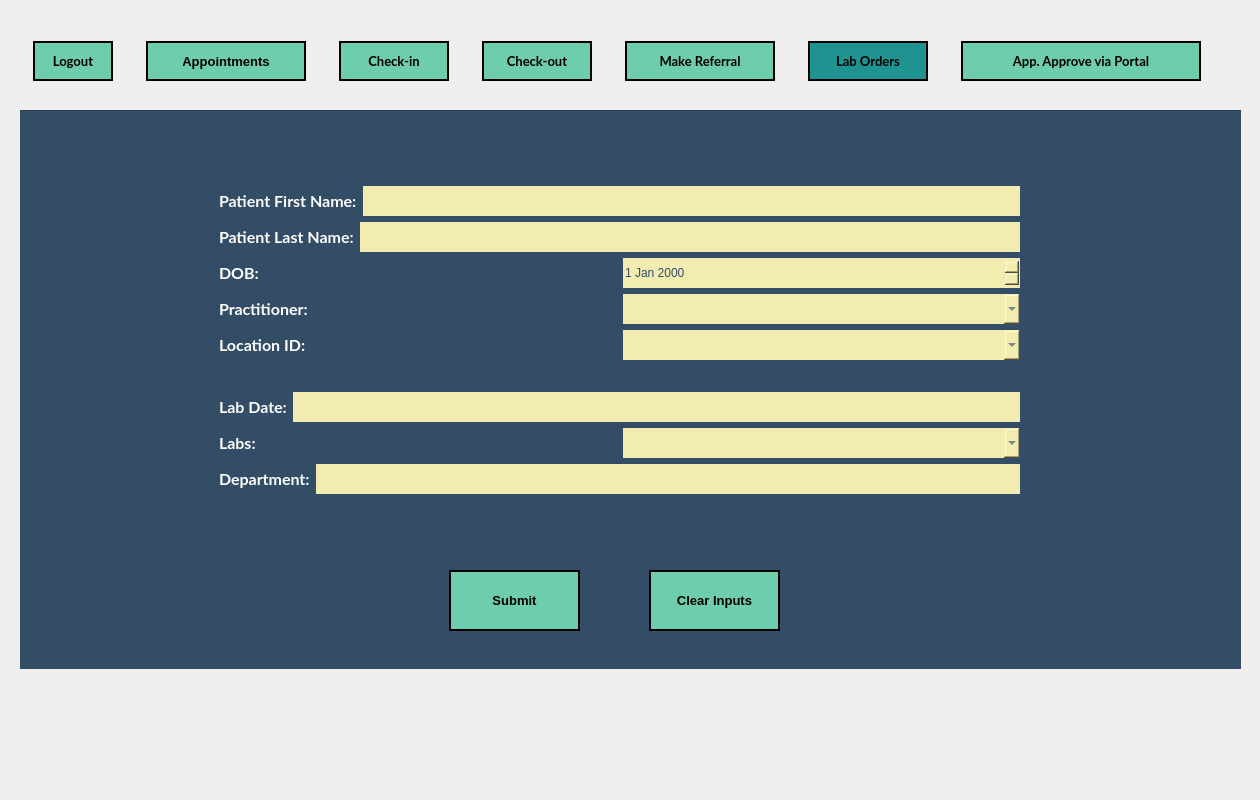
<?xml version="1.0" encoding="UTF-8"?>
<ui version="4.0">
 <class>MainWindow</class>
 <widget class="QMainWindow" name="MainWindow">
  <property name="geometry">
   <rect>
    <x>0</x>
    <y>0</y>
    <width>1260</width>
    <height>800</height>
   </rect>
  </property>
  <property name="minimumSize">
   <size>
    <width>1260</width>
    <height>800</height>
   </size>
  </property>
  <property name="maximumSize">
   <size>
    <width>1260</width>
    <height>800</height>
   </size>
  </property>
  <property name="windowTitle">
   <string>Forsyth Family Practice Center - [ TEMPLATE ]</string>
  </property>
  <property name="styleSheet">
   <string notr="true">border-image: url(:/newPrefix/imgs/app-bg.png);

QGroupBox, QFrame {
	border-image: none;
	border: none;
}</string>
  </property>
  <widget class="QWidget" name="centralwidget">
   <widget class="QGroupBox" name="groupBox_NavBar">
    <property name="geometry">
     <rect>
      <x>20</x>
      <y>40</y>
      <width>1221</width>
      <height>80</height>
     </rect>
    </property>
    <property name="styleSheet">
     <string notr="true">border: none; border-image: none;</string>
    </property>
    <property name="title">
     <string/>
    </property>
    <widget class="QWidget" name="layoutWidget">
     <property name="geometry">
      <rect>
       <x>0</x>
       <y>0</y>
       <width>1201</width>
       <height>42</height>
      </rect>
     </property>
     <layout class="QHBoxLayout" name="Layout_NavBar">
      <property name="spacing">
       <number>20</number>
      </property>
      <item>
       <widget class="QPushButton" name="Nav_LogoutBtn">
        <property name="minimumSize">
         <size>
          <width>80</width>
          <height>40</height>
         </size>
        </property>
        <property name="maximumSize">
         <size>
          <width>60</width>
          <height>16777215</height>
         </size>
        </property>
        <property name="font">
         <font>
          <family>Lato</family>
          <pointsize>10</pointsize>
          <weight>75</weight>
          <bold>true</bold>
         </font>
        </property>
        <property name="cursor">
         <cursorShape>PointingHandCursor</cursorShape>
        </property>
        <property name="styleSheet">
         <string notr="true">QPushButton {
	border-image: none;
	background-color: #6ECCAF;
	color: black;
	border: 2px solid black;
}

QPushButton::hover {
	background-color: rgb(14, 81, 85);
	color: white;
}</string>
        </property>
        <property name="text">
         <string>Logout</string>
        </property>
       </widget>
      </item>
      <item>
       <widget class="QPushButton" name="Nav_Appointments">
        <property name="sizePolicy">
         <sizepolicy hsizetype="Preferred" vsizetype="Fixed">
          <horstretch>0</horstretch>
          <verstretch>0</verstretch>
         </sizepolicy>
        </property>
        <property name="minimumSize">
         <size>
          <width>160</width>
          <height>40</height>
         </size>
        </property>
        <property name="maximumSize">
         <size>
          <width>90</width>
          <height>16777215</height>
         </size>
        </property>
        <property name="font">
         <font>
          <family>MS Shell Dlg 2</family>
          <pointsize>10</pointsize>
          <weight>75</weight>
          <bold>true</bold>
         </font>
        </property>
        <property name="cursor">
         <cursorShape>PointingHandCursor</cursorShape>
        </property>
        <property name="autoFillBackground">
         <bool>false</bool>
        </property>
        <property name="styleSheet">
         <string notr="true">QPushButton {
	border-image: none;
	background-color: #6ECCAF;
	color: black;
	border: 2px solid black;
}

QPushButton::hover {
	background-color: rgb(139, 231, 100);
	color: white;
}</string>
        </property>
        <property name="text">
         <string>Appointments</string>
        </property>
       </widget>
      </item>
      <item>
       <widget class="QPushButton" name="Nav_CheckinBtn">
        <property name="minimumSize">
         <size>
          <width>110</width>
          <height>40</height>
         </size>
        </property>
        <property name="maximumSize">
         <size>
          <width>80</width>
          <height>16777215</height>
         </size>
        </property>
        <property name="font">
         <font>
          <family>Lato</family>
          <pointsize>10</pointsize>
          <weight>75</weight>
          <bold>true</bold>
         </font>
        </property>
        <property name="cursor">
         <cursorShape>PointingHandCursor</cursorShape>
        </property>
        <property name="styleSheet">
         <string notr="true">QPushButton {
	border-image: none;
	background-color: #6ECCAF;
	color: black;
	border: 2px solid black;
}

QPushButton::hover {
	background-color: rgb(139, 231, 100);
	color: white;
}

</string>
        </property>
        <property name="text">
         <string>Check-in</string>
        </property>
       </widget>
      </item>
      <item>
       <widget class="QPushButton" name="Nav_CheckoutBtn">
        <property name="minimumSize">
         <size>
          <width>110</width>
          <height>40</height>
         </size>
        </property>
        <property name="maximumSize">
         <size>
          <width>90</width>
          <height>16777215</height>
         </size>
        </property>
        <property name="font">
         <font>
          <family>Lato</family>
          <pointsize>10</pointsize>
          <weight>75</weight>
          <bold>true</bold>
         </font>
        </property>
        <property name="cursor">
         <cursorShape>PointingHandCursor</cursorShape>
        </property>
        <property name="styleSheet">
         <string notr="true">QPushButton {
	border-image: none;
	background-color: #6ECCAF;
	color: black;
	border: 2px solid black;
}

QPushButton::hover {
	background-color: rgb(139, 231, 100);
	color: white;
}</string>
        </property>
        <property name="text">
         <string>Check-out</string>
        </property>
       </widget>
      </item>
      <item>
       <widget class="QPushButton" name="Nav_MakeReferralBtn">
        <property name="minimumSize">
         <size>
          <width>150</width>
          <height>40</height>
         </size>
        </property>
        <property name="maximumSize">
         <size>
          <width>110</width>
          <height>16777215</height>
         </size>
        </property>
        <property name="font">
         <font>
          <family>Lato</family>
          <pointsize>10</pointsize>
          <weight>75</weight>
          <bold>true</bold>
         </font>
        </property>
        <property name="cursor">
         <cursorShape>PointingHandCursor</cursorShape>
        </property>
        <property name="styleSheet">
         <string notr="true">QPushButton {
	border-image: none;
	background-color: #6ECCAF;
	color: black;
	border: 2px solid black;
}

QPushButton::hover {
	background-color: rgb(139, 231, 100);
	color: white;
}
</string>
        </property>
        <property name="text">
         <string>Make Referral</string>
        </property>
       </widget>
      </item>
      <item>
       <widget class="QPushButton" name="Nav_LabOrdersBtn">
        <property name="minimumSize">
         <size>
          <width>120</width>
          <height>40</height>
         </size>
        </property>
        <property name="maximumSize">
         <size>
          <width>90</width>
          <height>16777215</height>
         </size>
        </property>
        <property name="font">
         <font>
          <family>Lato</family>
          <pointsize>10</pointsize>
          <weight>75</weight>
          <bold>true</bold>
         </font>
        </property>
        <property name="cursor">
         <cursorShape>PointingHandCursor</cursorShape>
        </property>
        <property name="styleSheet">
         <string notr="true">QPushButton {
	border-image: none;
	background-color: rgb(30, 147, 143);
	color: black;
	border: 2px solid black;
}

QPushButton::hover {
	background-color: rgb(139, 231, 100);
	color: white;
}</string>
        </property>
        <property name="text">
         <string>Lab Orders</string>
        </property>
       </widget>
      </item>
      <item>
       <widget class="QPushButton" name="Nav_ApproveAppointmentsBtn">
        <property name="minimumSize">
         <size>
          <width>240</width>
          <height>40</height>
         </size>
        </property>
        <property name="maximumSize">
         <size>
          <width>90</width>
          <height>16777215</height>
         </size>
        </property>
        <property name="font">
         <font>
          <family>Lato</family>
          <pointsize>10</pointsize>
          <weight>75</weight>
          <bold>true</bold>
         </font>
        </property>
        <property name="cursor">
         <cursorShape>PointingHandCursor</cursorShape>
        </property>
        <property name="styleSheet">
         <string notr="true">QPushButton {
	border-image: none;
	background-color: #6ECCAF;
	color: black;
	border: 2px solid black;
}

QPushButton::hover {
	background-color: rgb(139, 231, 100);
	color: white;
}</string>
        </property>
        <property name="text">
         <string>App. Approve via Portal</string>
        </property>
       </widget>
      </item>
     </layout>
    </widget>
   </widget>
   <widget class="QWidget" name="layoutWidget">
    <property name="geometry">
     <rect>
      <x>0</x>
      <y>0</y>
      <width>2</width>
      <height>2</height>
     </rect>
    </property>
    <layout class="QHBoxLayout" name="horizontalLayout_6"/>
   </widget>
   <widget class="QFrame" name="Main_Frame">
    <property name="geometry">
     <rect>
      <x>20</x>
      <y>110</y>
      <width>1221</width>
      <height>559</height>
     </rect>
    </property>
    <property name="minimumSize">
     <size>
      <width>0</width>
      <height>0</height>
     </size>
    </property>
    <property name="maximumSize">
     <size>
      <width>16777215</width>
      <height>16777215</height>
     </size>
    </property>
    <property name="styleSheet">
     <string notr="true">QFrame {
	border-image: none;
	background-color: rgb(52, 77, 103);
}



QLineEdit, QComboBox, QDateEdit, QDateTimeEdit {
	border-image: none;
    border: none;
	min-width: 200px;
	height: 30px;
	background-color: #F3ECB0;
	color: #344D67;
	font-family: &quot;MS Shell Dlg 2&quot;;
	font-size: 11;
}

QLabel {
	color: white;
}</string>
    </property>
    <property name="frameShape">
     <enum>QFrame::StyledPanel</enum>
    </property>
    <property name="frameShadow">
     <enum>QFrame::Raised</enum>
    </property>
    <widget class="QFrame" name="InputFrame">
     <property name="geometry">
      <rect>
       <x>-1</x>
       <y>0</y>
       <width>1251</width>
       <height>561</height>
      </rect>
     </property>
     <property name="styleSheet">
      <string notr="true">border-image: none;
</string>
     </property>
     <property name="frameShape">
      <enum>QFrame::StyledPanel</enum>
     </property>
     <property name="frameShadow">
      <enum>QFrame::Raised</enum>
     </property>
     <widget class="QWidget" name="verticalLayoutWidget">
      <property name="geometry">
       <rect>
        <x>200</x>
        <y>50</y>
        <width>801</width>
        <height>361</height>
       </rect>
      </property>
      <layout class="QVBoxLayout" name="verticalLayout_Top_2">
       <item>
        <layout class="QVBoxLayout" name="verticalLayout">
         <item>
          <layout class="QHBoxLayout" name="Layout_PatientFirstName">
           <item>
            <widget class="QLabel" name="Label_PatientFirstName">
             <property name="font">
              <font>
               <family>Lato</family>
               <pointsize>12</pointsize>
               <weight>75</weight>
               <bold>true</bold>
              </font>
             </property>
             <property name="styleSheet">
              <string notr="true"/>
             </property>
             <property name="text">
              <string>Patient First Name:</string>
             </property>
            </widget>
           </item>
           <item>
            <widget class="QLineEdit" name="LineEdit_PatientFirstName">
             <property name="font">
              <font>
               <family>MS Shell Dlg 2</family>
               <pointsize>11</pointsize>
              </font>
             </property>
             <property name="styleSheet">
              <string notr="true"/>
             </property>
             <property name="text">
              <string/>
             </property>
             <property name="alignment">
              <set>Qt::AlignLeading|Qt::AlignLeft|Qt::AlignVCenter</set>
             </property>
            </widget>
           </item>
          </layout>
         </item>
         <item>
          <layout class="QHBoxLayout" name="Layout_PatientLastName">
           <item>
            <widget class="QLabel" name="Label_PatientLastName">
             <property name="font">
              <font>
               <family>Lato</family>
               <pointsize>12</pointsize>
               <weight>75</weight>
               <bold>true</bold>
              </font>
             </property>
             <property name="styleSheet">
              <string notr="true"/>
             </property>
             <property name="text">
              <string>Patient Last Name:</string>
             </property>
            </widget>
           </item>
           <item>
            <widget class="QLineEdit" name="LineEdit_PatientLastName">
             <property name="font">
              <font>
               <family>MS Shell Dlg 2</family>
               <pointsize>11</pointsize>
              </font>
             </property>
             <property name="styleSheet">
              <string notr="true"/>
             </property>
             <property name="text">
              <string/>
             </property>
            </widget>
           </item>
          </layout>
         </item>
         <item>
          <layout class="QHBoxLayout" name="Layout_DOB">
           <item>
            <widget class="QLabel" name="Label_DOB">
             <property name="font">
              <font>
               <family>Lato</family>
               <pointsize>12</pointsize>
               <weight>75</weight>
               <bold>true</bold>
              </font>
             </property>
             <property name="styleSheet">
              <string notr="true"/>
             </property>
             <property name="text">
              <string>DOB:</string>
             </property>
            </widget>
           </item>
           <item>
            <widget class="QDateEdit" name="dateEdit_DOB"/>
           </item>
          </layout>
         </item>
         <item>
          <layout class="QVBoxLayout" name="verticalLayout_3">
           <item>
            <layout class="QHBoxLayout" name="Layout_Practitioner">
             <item>
              <widget class="QLabel" name="Label_Practitioner">
               <property name="font">
                <font>
                 <family>Lato</family>
                 <pointsize>12</pointsize>
                 <weight>75</weight>
                 <bold>true</bold>
                </font>
               </property>
               <property name="styleSheet">
                <string notr="true"/>
               </property>
               <property name="text">
                <string>Practitioner:</string>
               </property>
              </widget>
             </item>
             <item>
              <widget class="QComboBox" name="comboBox_Practitioner"/>
             </item>
            </layout>
           </item>
           <item>
            <layout class="QHBoxLayout" name="Layout_LocationID">
             <item>
              <widget class="QLabel" name="Label_LocationID">
               <property name="font">
                <font>
                 <family>Lato</family>
                 <pointsize>12</pointsize>
                 <weight>75</weight>
                 <bold>true</bold>
                </font>
               </property>
               <property name="styleSheet">
                <string notr="true"/>
               </property>
               <property name="text">
                <string>Location ID:</string>
               </property>
              </widget>
             </item>
             <item>
              <widget class="QComboBox" name="comboBox_LocationID"/>
             </item>
            </layout>
           </item>
          </layout>
         </item>
        </layout>
       </item>
       <item>
        <layout class="QVBoxLayout" name="verticalLayout_2">
         <item>
          <layout class="QVBoxLayout" name="verticalLayout_4">
           <item>
            <layout class="QHBoxLayout" name="Layout_LabDate">
             <item>
              <widget class="QLabel" name="Label_LabDate">
               <property name="font">
                <font>
                 <family>Lato</family>
                 <pointsize>12</pointsize>
                 <weight>75</weight>
                 <bold>true</bold>
                </font>
               </property>
               <property name="styleSheet">
                <string notr="true"/>
               </property>
               <property name="text">
                <string>Lab Date:</string>
               </property>
              </widget>
             </item>
             <item>
              <widget class="QLineEdit" name="LineEdit_LabDate">
               <property name="font">
                <font>
                 <family>MS Shell Dlg 2</family>
                 <pointsize>11</pointsize>
                </font>
               </property>
               <property name="styleSheet">
                <string notr="true"/>
               </property>
               <property name="text">
                <string/>
               </property>
              </widget>
             </item>
            </layout>
           </item>
          </layout>
         </item>
         <item>
          <layout class="QHBoxLayout" name="Layout_PossibleLabs">
           <item>
            <widget class="QLabel" name="Label_PossibleLabs">
             <property name="font">
              <font>
               <family>Lato</family>
               <pointsize>12</pointsize>
               <weight>75</weight>
               <bold>true</bold>
              </font>
             </property>
             <property name="styleSheet">
              <string notr="true"/>
             </property>
             <property name="text">
              <string>Labs:</string>
             </property>
            </widget>
           </item>
           <item>
            <widget class="QComboBox" name="comboBox_PossibleLabs">
             <property name="minimumSize">
              <size>
               <width>200</width>
               <height>0</height>
              </size>
             </property>
            </widget>
           </item>
          </layout>
         </item>
         <item>
          <layout class="QHBoxLayout" name="Layout_LabDepartment">
           <item>
            <widget class="QLabel" name="Label_LabDepartment">
             <property name="font">
              <font>
               <family>Lato</family>
               <pointsize>12</pointsize>
               <weight>75</weight>
               <bold>true</bold>
              </font>
             </property>
             <property name="styleSheet">
              <string notr="true"/>
             </property>
             <property name="text">
              <string>Department:</string>
             </property>
            </widget>
           </item>
           <item>
            <widget class="QLineEdit" name="LineEdit_LabDepartment">
             <property name="font">
              <font>
               <family>MS Shell Dlg 2</family>
               <pointsize>11</pointsize>
              </font>
             </property>
             <property name="styleSheet">
              <string notr="true"/>
             </property>
             <property name="text">
              <string/>
             </property>
            </widget>
           </item>
          </layout>
         </item>
        </layout>
       </item>
      </layout>
     </widget>
     <widget class="QPushButton" name="pushButton_SubmitLabOrder">
      <property name="geometry">
       <rect>
        <x>430</x>
        <y>460</y>
        <width>131</width>
        <height>61</height>
       </rect>
      </property>
      <property name="font">
       <font>
        <pointsize>10</pointsize>
        <weight>75</weight>
        <bold>true</bold>
       </font>
      </property>
      <property name="styleSheet">
       <string notr="true">QPushButton {
	border-image: none;
	background-color: #6ECCAF;
	color: black;
	border: 2px solid black;
}

QPushButton::hover {
	background-color: rgb(14, 81, 85);
	color: white;
}</string>
      </property>
      <property name="text">
       <string>Submit</string>
      </property>
     </widget>
     <widget class="QPushButton" name="pushButton_ClearLabOrders">
      <property name="geometry">
       <rect>
        <x>630</x>
        <y>460</y>
        <width>131</width>
        <height>61</height>
       </rect>
      </property>
      <property name="font">
       <font>
        <pointsize>10</pointsize>
        <weight>75</weight>
        <bold>true</bold>
       </font>
      </property>
      <property name="styleSheet">
       <string notr="true">QPushButton {
	border-image: none;
	background-color: #6ECCAF;
	color: black;
	border: 2px solid black;
}

QPushButton::hover {
	background-color: rgb(14, 81, 85);
	color: white;
}</string>
      </property>
      <property name="text">
       <string>Clear Inputs</string>
      </property>
     </widget>
    </widget>
   </widget>
  </widget>
 </widget>
 <resources>
  <include location="assets/qrc/app-bg.qrc"/>
 </resources>
 <connections/>
</ui>
